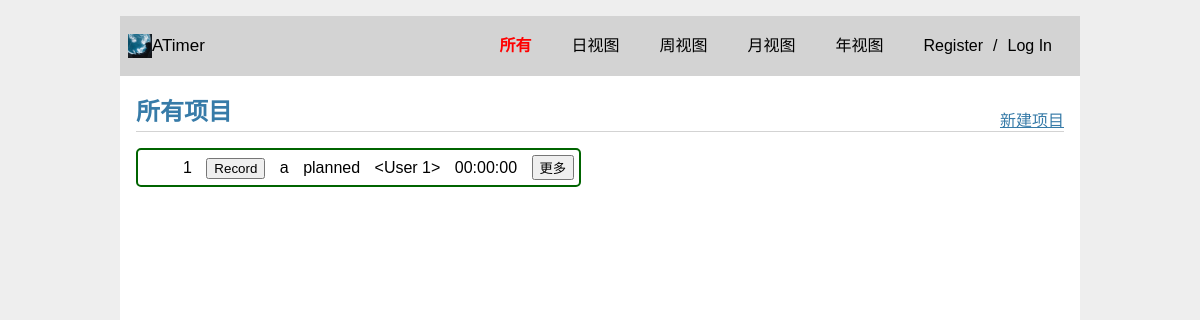
The page /all on the database as committed earlier.
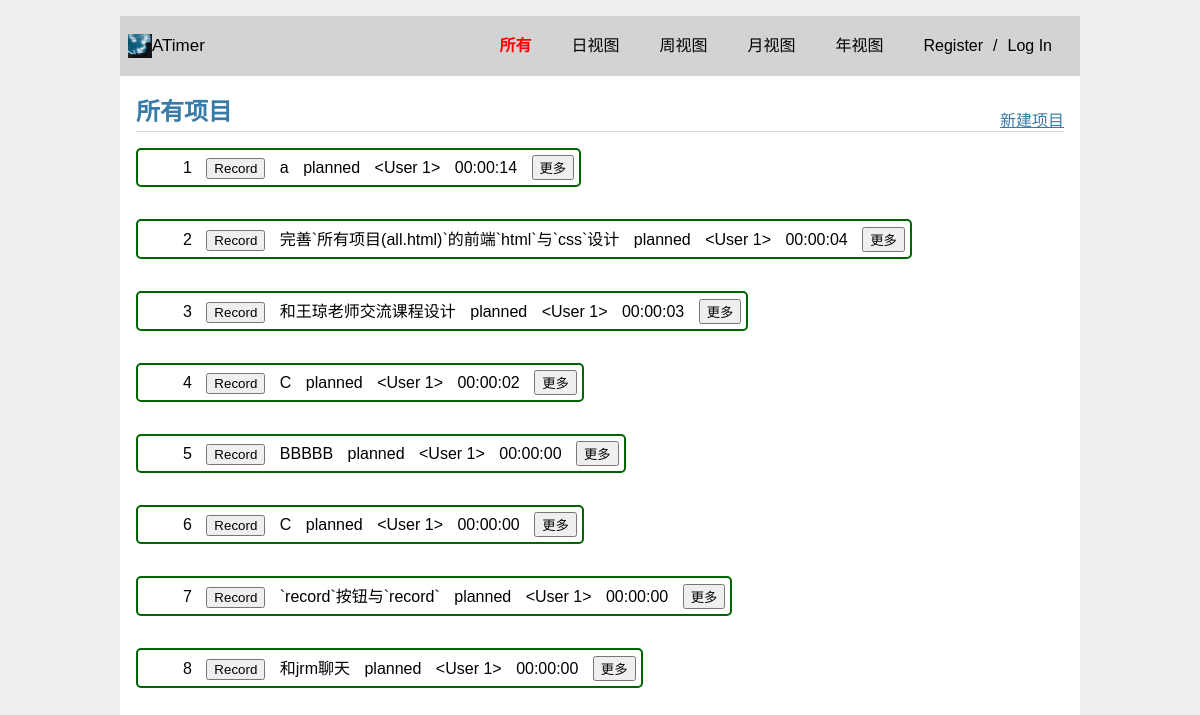
The same page on the database as committed later.
### models.py (models this page shows, shortened)
class Project(db.Model):
  __tablename__ = 'projects'  # 数据库表名
  id = db.Column(db.Integer, primary_key=True,autoincrement=True)  # 项目ID，整数类型，主键
  name = db.Column(db.String(64), nullable=False)  # 项目名称，字符串类型，不能为空
  status = db.Column(db.String(64), default="Pause",nullable=False)  # 项目状态，字符串类型，不能为空
  user_id = db.Column(db.Integer, db.ForeignKey('users.id'), nullable=False)  # 项目所属用户ID，整数类型，外键，不能为空
  all_time = db.Column(db.String)
  daily_time = db.Column(JSONEncodedDict, default={})
  weekly_time = db.Column(JSONEncodedDict, default={})
  monthly_time = db.Column(JSONEncodedDict, default={})
  yearly_time = db.Column(JSONEncodedDict, default={})
  user = db.relationship('User', backref='projects', lazy=True)
  records = db.relationship('Record', backref='records', lazy=True)  # 项目和记录之间的关联关系

### views.py (the view)
@bp.route('/all')
def all():
  projects = Project.query.order_by(Project.all_time.desc()).all()
  return render_template('views/all.html',active_page='all',projects=projects,next='all')

### auth.py (called while the page is built)
@bp.before_app_request
def load_logged_in_user():
    user_id = session.get('user_id')
    if user_id is None:
        g.user = None
    else:
        g.user = User.query.get(user_id)

### models.py (called while the page is built)
  def process_result_value(self, value, dialect):
    if value is not None:
      value = json.loads(value)
    return value

### templates/views/all.html (shortened to what this page needs)
{% extends 'base.html' %}
{% block header %}
<h1>所有项目</h1>
<a class="create_project" href="{{ url_for('main.create',next='main.all') }}">新建项目</a>
{% endblock %}
{% block content %}
<div class="container">
  {% for project in projects %}
  <div class="project-card" data-project-id = "{{ project.id }}">
    <ul style="display: inline-block;width: fit-content;">
      <li class="project-rank">{{ loop.index }}</li>
      <li class="project-timer">
        <button class="timer-btn" id="{{ project.id }}">Record</button>
      </li>
      <li class="project-name">{{ project.name }}</li>
      <li class="project-status">{{ project.status }}</li>
      <li class="project-user">{{ project.user }}</li>
      <li class="project-total-time">{{ project.all_time }}</li>
      <li class="project-more">
        <button class="more" onclick="">更多</button>
      </li>
    </ul>
  </div>
  {% endfor %}
</div>
{% endblock %}

### templates/base.html (shortened to what this page needs)
<html lang="zh-cn">
<head>
  <link rel="stylesheet" href="{{ url_for('static', filename='css/style.css') }}">
</head>
<body>
{% if g.user %}
{% set username=g.user['username'] %}
{% else %}
  {% set username='' %}
{% endif %}
<nav>
  <a href="{{ url_for('main.index')}}"><img class="logo" alt="Logo" src="{{ url_for('static', filename='images/logo.jpg') }}" ></a>
  <p class="title">ATimer</p>
  <ul class="menu">
    <li class="{% if active_page=='all' %}active{% endif %}"><a class="{% if active_page=='all' %}active{% endif %}" href="{{ url_for('main.all')}}">所有</a></li>
    <li class="{% if active_page=='daily' %}active{% endif %}"><a class="{% if active_page=='daily' %}active{% endif %}" href="{{ url_for('main.daily')}}">日视图</a></li>
    <li class="{% if active_page=='weekly' %}active{% endif %}"><a class="{% if active_page=='weekly' %}active{% endif %}" href="{{ url_for('main.weekly')}}">周视图</a></li>
    <li class="{% if active_page=='monthly' %}active{% endif %}"><a class="{% if active_page=='monthly' %}active{% endif %}" href="{{ url_for('main.monthly')}}">月视图</a></li>
    <li class="{% if active_page=='yearly' %}active{% endif %}"><a class="{% if active_page=='yearly' %}active{% endif %}" href="{{ url_for('main.yearly')}}">年视图</a></li>
    {% if g.user %}
      <li><a href="{{ url_for('auth.profile') }}"><span>{{ g.user['username'] }}</span></a>
      <li><a href="{{ url_for('auth.logout') }}">Log Out</a>
    {% else %}
      <li><a href="{{ url_for('auth.register') }}">Register</a>/<a href="{{ url_for('auth.login') }}">Log In</a>
    {% endif %}
  </ul>
</nav>
<section class="content">
  <header>
    {% block header %}{% endblock %}
  </header>
  {% block content %}{% endblock %}
</section>
</html>

### static/css/style.css (style rules this page uses)
html { font-family: sans-serif; background: #eee; padding: 1rem; }
body { max-width: 960px; margin: 0 auto; background: white; }
h1 { font-family: serif; color: #377ba8; margin: 1rem 0; }
a { color: #377ba8; }
nav { background: lightgray; display: flex; align-items: center; padding: 0 0.5rem; }
nav ul { display: flex; list-style: none; margin: 0; padding: 0; }
nav ul li a, nav ul li span, header .action { display: block; padding: 0.5rem; }
.content { padding: 0 1rem 1rem; }
.content > header { border-bottom: 1px solid lightgray; display: flex; align-items: flex-end; }
.content > header h1 { flex: auto; margin: 1rem 0 0.25rem 0; }
.active { font-weight: bold; color: red; }
.logo { height: 24px; }
.title { font-size: 17px; line-height: 17px; vertical-align: middle; }
.logo, .title { flex-shrink: 0; margin-right: auto; vertical-align: middle; }
.title, .menu li { line-height: 1.5em; }
.menu { margin-left: auto; list-style: none; margin: 0; padding: 0; }
.menu li { display: inline-block; padding: 5px 10px; }
.menu a { display: inline-block; padding: 10px; color: #000; text-decoration: none; }
.menu a.active { color: red; font-weight: bold; }
.project-card ul { list-style: none; display: flex; align-items: left; flex-direction: column; border: 2px solid #006400; border-radius: 5px; }
.project-card li { display: inline-block; padding: 5px; margin: 0 auto 0 0; border-radius: 5px; }

Rows that differ between the two databases and show on the page:
changed Project (number 1 of 8 on the later page): all_time "00:00:00" → "00:00:14"
added Project: name "完善`所有项目(all.html)`的前端`html`与`css`设计", status "planned", user "<User 1>", all_time "00:00:04"
added Project: name "和王琼老师交流课程设计", status "planned", user "<User 1>", all_time "00:00:03"
added Project: name "C", status "planned", user "<User 1>", all_time "00:00:02"
added Project: name "BBBBB", status "planned", user "<User 1>", all_time "00:00:00"
added Project: name "C", status "planned", user "<User 1>", all_time "00:00:00"
added Project: name "`record`按钮与`record`", status "planned", user "<User 1>", all_time "00:00:00"
added Project: name "和jrm聊天", status "planned", user "<User 1>", all_time "00:00:00"
